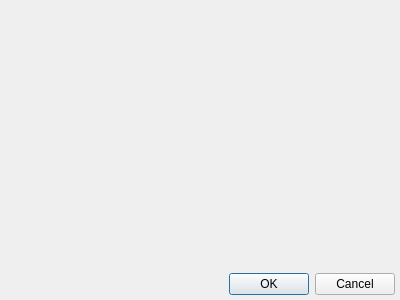
<?xml version="1.0" encoding="UTF-8"?>
<ui version="4.0">
 <class>Dialog</class>
 <widget class="QDialog" name="Dialog">
  <property name="geometry">
   <rect>
    <x>0</x>
    <y>0</y>
    <width>400</width>
    <height>300</height>
   </rect>
  </property>
  <property name="windowTitle">
   <string>Edit Table</string>
  </property>
  <layout class="QVBoxLayout" name="verticalLayout">
   <property name="margin">
    <number>5</number>
   </property>
   <item>
    <widget class="QWidget" name="empty_widget" native="true"/>
   </item>
   <item>
    <widget class="QDialogButtonBox" name="buttonBox">
     <property name="orientation">
      <enum>Qt::Horizontal</enum>
     </property>
     <property name="standardButtons">
      <set>QDialogButtonBox::Cancel|QDialogButtonBox::Ok</set>
     </property>
    </widget>
   </item>
  </layout>
 </widget>
 <resources/>
 <connections>
  <connection>
   <sender>buttonBox</sender>
   <signal>accepted()</signal>
   <receiver>Dialog</receiver>
   <slot>accept()</slot>
   <hints>
    <hint type="sourcelabel">
     <x>248</x>
     <y>254</y>
    </hint>
    <hint type="destinationlabel">
     <x>157</x>
     <y>274</y>
    </hint>
   </hints>
  </connection>
  <connection>
   <sender>buttonBox</sender>
   <signal>rejected()</signal>
   <receiver>Dialog</receiver>
   <slot>reject()</slot>
   <hints>
    <hint type="sourcelabel">
     <x>316</x>
     <y>260</y>
    </hint>
    <hint type="destinationlabel">
     <x>286</x>
     <y>274</y>
    </hint>
   </hints>
  </connection>
 </connections>
</ui>
